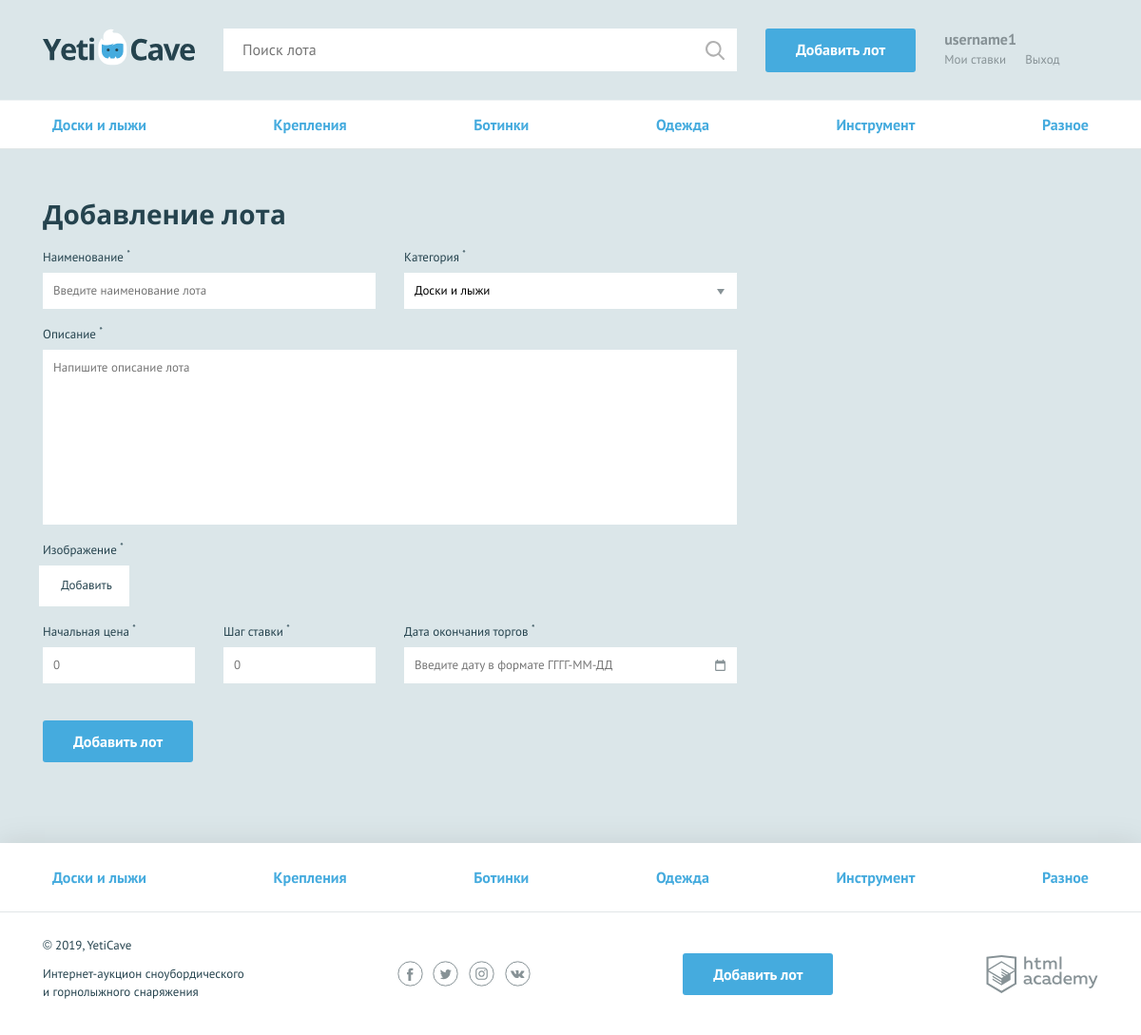
The page /add.php (signed in) on the database its author committed.
### tables this page shows
CREATE TABLE category (
	id          INT AUTO_INCREMENT PRIMARY KEY,
	name        VARCHAR(64) NOT NULL,
	symbol_code VARCHAR(64) NOT NULL
);

### helpers.php (called while the page is built, shortened)
<?php
function db_get_prepare_stmt($link, $sql, $data = []) {
    $stmt = mysqli_prepare($link, $sql);
    return $stmt;
}
function include_template($name, array $data = []) {
    $name = 'templates/' . $name;
    extract($data);
    require $name;
    $result = ob_get_clean();
    return $result;
}

### functions.php (called while the page is built, shortened)
<?php
function db_fetch_data($link, $sql, $data = []) {
    $stmt = db_get_prepare_stmt($link, $sql, $data);
    mysqli_stmt_execute($stmt);
    $res = mysqli_stmt_get_result($stmt);
    return $res;
};
function get_categories($link) {
    $sql = 'SELECT * FROM category';
    return $categories = mysqli_fetch_all(db_fetch_data($link, $sql), MYSQLI_ASSOC);
};
function set_user() {
    return $_SESSION['user']['name'] ?? null;
};
?>

### templates/add.php (the view, shortened to what this page needs)
<nav class="nav">
      <ul class="nav__list container">
        <? foreach ($categories as $value): ?>
            <li class="nav__item">
                <a href="all-lots.html"><?=htmlspecialchars($value['name']); ?></a>
            </li>
        <? endforeach; ?>
      </ul>
    </nav>
    <form class="form form--add-lot container <?=!empty($errors) ? "form--invalid" : "" ; ?>" action="add.php" enctype="multipart/form-data" method="post">
      <h2>Добавление лота</h2>
      <div class="form__container-two">
        <div class="form__item <?=!empty($errors["lot-name"]) ? "form__item--invalid" : ""?>">
          <label for="lot-name">Наименование <sup>*</sup></label>
          <input id="lot-name" type="text" name="lot-name" placeholder="Введите наименование лота" value="<?=isset($lot) ? $lot['lot-name'] : ""; ?>">
        </div>
        <div class="form__item">
          <label for="category">Категория <sup>*</sup></label>
          <select id="category" name="category">
          <?php foreach ($categories as $value): ?>
              <option <?=$lot['category'] == $value['id'] ? "selected" : "" ;?> value="<?=$value['id'] ?>"><?=$value['name']; ?></option>
          <?php endforeach; ?>
          </select>
        </div>
      </div>
      <div class="form__item form__item--wide <?=!empty($errors["message"]) ? "form__item--invalid" : ""?>">
        <label for="message">Описание <sup>*</sup></label>
        <textarea id="message" name="message" placeholder="Напишите описание лота"><?=isset($lot) ? $lot['message'] : "" ;?></textarea>
      </div>
      <div class="form__item form__item--file">
        <label>Изображение <sup>*</sup></label>
        <div class="form__input-file <?=!empty($errors["lot-img"]) ? "form__item--invalid" : ""?>">
          <label for="lot-img" <?=!empty($errors["lot-img"]) ? "style='border: 1px solid red'" : ""?>>
            Добавить
          </label>
        </div>
      </div>
      <div class="form__container-three">
        <div class="form__item form__item--small <?=!empty($errors["lot-rate"]) ? "form__item--invalid" : ""?>">
          <label for="lot-rate">Начальная цена <sup>*</sup></label>
          <input id="lot-rate" type="text" name="lot-rate" placeholder="0" value="<?=isset($lot) ? $lot['lot-rate'] : ""; ?>">
        </div>
        <div class="form__item form__item--small <?=!empty($errors["lot-step"]) ? "form__item--invalid" : ""?>">
          <label for="lot-step">Шаг ставки <sup>*</sup></label>
          <input id="lot-step" type="text" name="lot-step" placeholder="0" value="<?=isset($lot) ? $lot['lot-step'] : ""; ?>">
        </div>
        <div class="form__item <?=!empty($errors["lot-date"]) ? "form__item--invalid" : ""?>">
          <label for="lot-date">Дата окончания торгов <sup>*</sup></label>
          <input class="form__input-date" id="lot-date" type="text" name="lot-date" placeholder="Введите дату в формате ГГГГ-ММ-ДД" value="<?=isset($lot) ? $lot['lot-date'] : ""; ?>">
        </div>
      </div>
      <button type="submit" class="button">Добавить лот</button>
    </form>

### templates/layout.php (shortened to what this page needs)
<!DOCTYPE html>
<html lang="ru">
<head>
    <link href="../css/normalize.min.css" rel="stylesheet">
    <link href="../css/style.css" rel="stylesheet">
    <link href="<?=$flatpickr; ?>" rel="stylesheet">
</head>
<body>
<div class="page-wrapper">
<header class="main-header">
    <div class="main-header__container container">
        <a class="main-header__logo" href="index.php">
            <img src="../img/logo.svg" width="160" height="39" alt="Логотип компании YetiCave">
        </a>
        <form class="main-header__search" method="get" action="search.php" autocomplete="off">
            <input type="search" name="search" placeholder="Поиск лота">
            <input class="main-header__search-btn" type="submit" name="find" value="Найти">
        </form>
        <a class="main-header__add-lot button" href="add.php">Добавить лот</a>
        <nav class="user-menu">
            <?php if (isset($user_name)): ?>
                <div class="user-menu__logged">
                    <p><?=$user_name; ?></p>
                    <a class="user-menu__bets" href="my-bets.php">Мои ставки</a>
                    <a class="user-menu__logout" href="logout.php">Выход</a>
                </div>
            <?php endif; ?>
        </nav>
    </div>
</header>
<main class="<?=$main_class ? $main_class : ""; ?>">
    <?=$page_content; ?>
</main>
</div>
<footer class="main-footer">
    <nav class="nav">
        <ul class="nav__list container">
            <? foreach ($categories as $value): ?>
                <li class="nav__item">
                    <a href="pages/all-lots.html"><?=$value['name']; ?></a>
                </li>
            <? endforeach; ?>
        </ul>
    </nav>
    <div class="main-footer__bottom container">
        <div class="main-footer__copyright">
            <p>© 2019, YetiCave</p>
            <p>Интернет-аукцион сноубордического и горнолыжного снаряжения</p>
        </div>
        <div class="main-footer__social social">
            <a class="social__link social__link--facebook" href="#">
            </a>
            <a class="social__link social__link--twitter" href="#">
            </a>
            <a class="social__link social__link--instagram" href="#">
            </a>
            <a class="social__link social__link--vkontakte" href="#">
            </a>
        </div>
        <a class="main-footer__add-lot button" href="add-lot.html">Добавить лот</a>
        <div class="main-footer__developed-by">
            <a class="logo-academy" href="https://htmlacademy.ru/intensive/php">
            </a>
        </div>
    </div>
</footer>
</body>
</html>

### rows shown on the page
category: name "Доски и лыжи"
category: name "Крепления"
category: name "Ботинки"
category: name "Одежда"
category: name "Инструмент"
category: name "Разное"

### other values the page prints
$user_name "username1"
form field category "Доски и лыжи"
